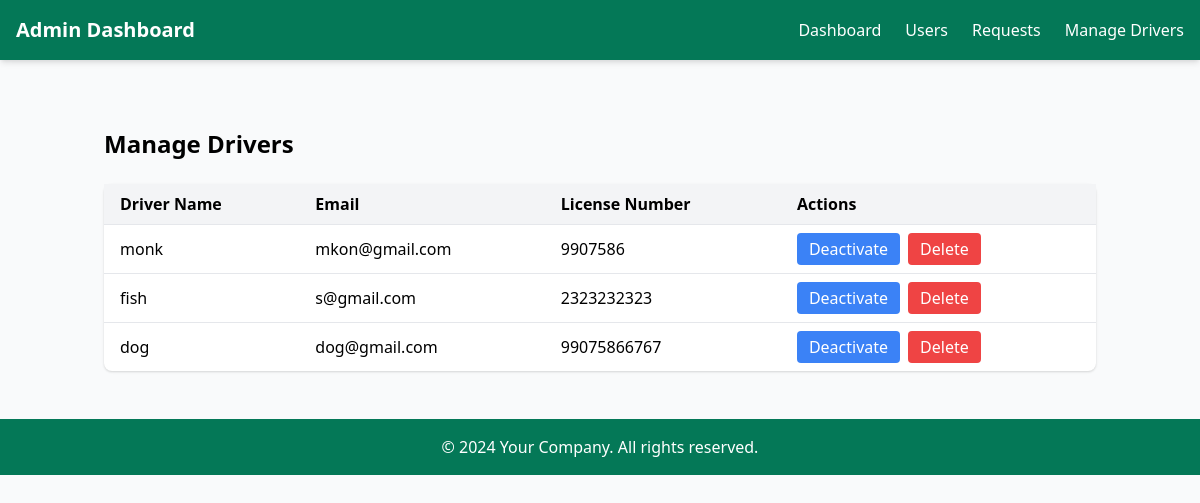
Before: /adminn/manage_drivers/ (signed in) with the older database file.
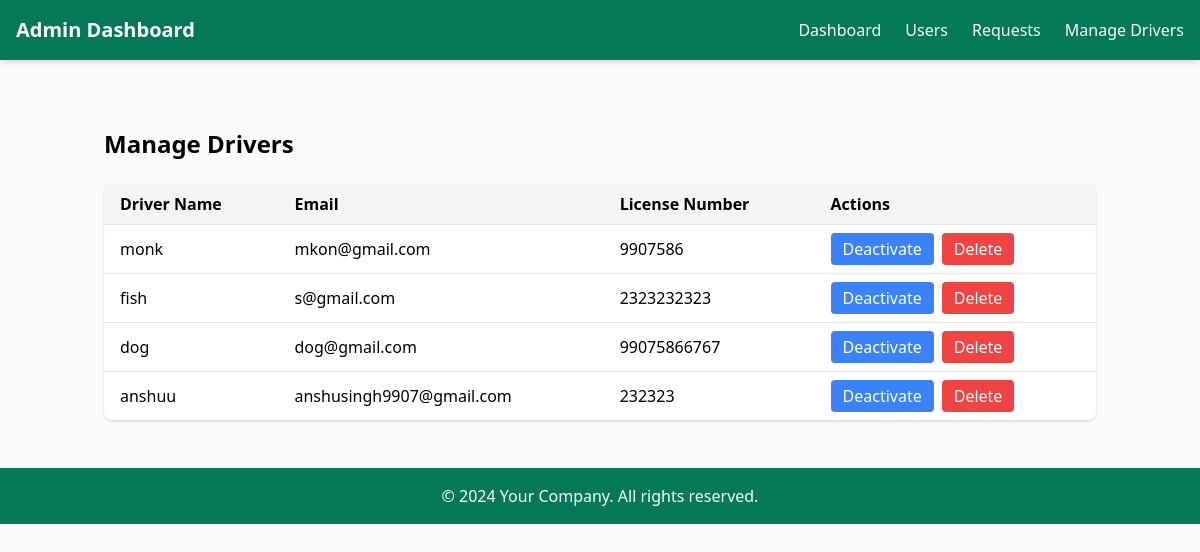
After: the same page with the newer database file.
### driverapp/models.py (models this page shows, shortened)
class DriverProfile(models.Model):
    user = models.OneToOneField(User, on_delete=models.CASCADE, related_name='driver_profile')
    license_number = models.CharField(max_length=50)
    phone_number = models.CharField(max_length=15)
    vehicle_details = models.TextField()
    address = models.TextField()
    created_at = models.DateTimeField(auto_now_add=True)

### account_app/decorators.py (the view)
        def _wrapped_view(request, *args, **kwargs):
            if request.user.is_authenticated:
                if request.user.is_superuser:
                    if 'admin' in allowed_roles:  # Admin-only pages
                        return view_func(request, *args, **kwargs)
                    else:
                        return HttpResponseForbidden("Admins cannot access this page.")
                if hasattr(request.user, 'userprofile') and request.user.userprofile.role in allowed_roles:
                    return view_func(request, *args, **kwargs)
                else:
                    return HttpResponseForbidden("You do not have permission to access this page.")
            else:
                return redirect('login_user')  # Replace with your login URL name

### adminapp/views.py (called while the page is built)
@role_required(allowed_roles=['admin'])
def manage_drivers(request):
    drivers = DriverProfile.objects.select_related('user').all()
    context = {"drivers": drivers}
    return render(request, "adminapp/manage_drivers.html", context)

### templates/adminapp/manage_drivers.html
{% extends "adminapp/base.html" %}
{% block content %}
<div class="container mx-auto mt-8 p-4">
    <h2 class="text-2xl font-bold mb-6">Manage Drivers</h2>
    {% if drivers %}
    <table class="min-w-full bg-white shadow rounded-lg">
        <thead class="bg-gray-100">
            <tr>
                <th class="py-2 px-4 text-left">Driver Name</th>
                <th class="py-2 px-4 text-left">Email</th>
                <th class="py-2 px-4 text-left">License Number</th>
                <th class="py-2 px-4 text-left">Actions</th>
            </tr>
        </thead>
        <tbody>
            {% for driver in drivers %}
                <tr class="border-t">
                    <td class="py-2 px-4">{{ driver.user.username }}</td>
                    <td class="py-2 px-4">{{ driver.user.email }}</td>
                    <td class="py-2 px-4">{{ driver.license_number }}</td>
                    <td class="py-2 px-4 flex space-x-2">
                        <a href="{% url 'adminapp:toggle_user_status' driver.user.id %}" class="bg-blue-500 text-white py-1 px-3 rounded hover:bg-blue-700">
                            {% if driver.user.is_active %} Deactivate {% else %} Activate {% endif %}
                        </a>
                        <a href="{% url 'adminapp:delete_user' driver.user.id %}" class="bg-red-500 text-white py-1 px-3 rounded hover:bg-red-700">
                            Delete
                        </a>
                    </td>
                </tr>
            {% endfor %}
        </tbody>
    </table>
    {% else %}
        <p class="text-gray-600 mt-4">No drivers found.</p>
    {% endif %}
</div>
{% endblock %}

Changed rows visible on the page:
added DriverProfile: user.username "anshuu", user.email "anshusingh9907@gmail.com", license_number "232323", shows "Deactivate"
